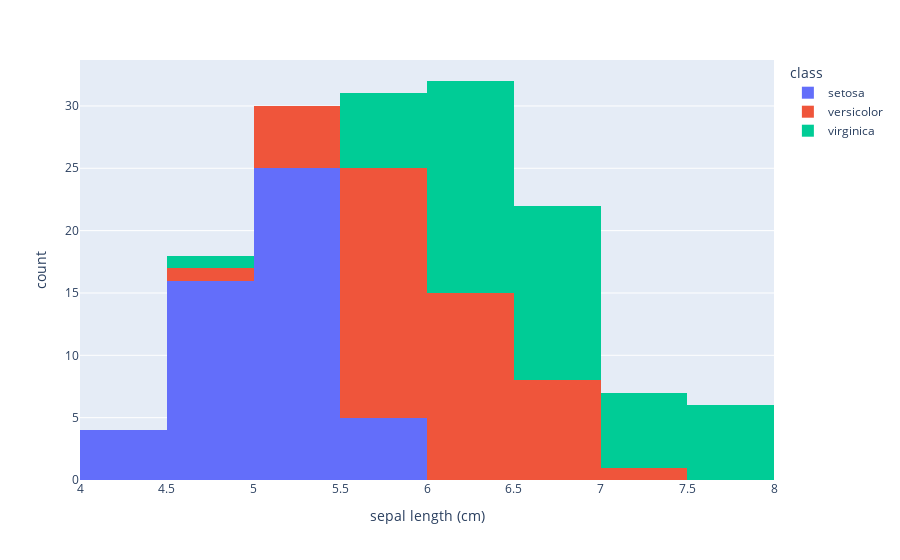

Here is the notebook cell this chart was saved with:
### Markdown cell above
### Посмотрим на `plotly.express`

### Code cell
px.histogram(data_frame=iris_df,x='sepal length (cm)',color='class')

### Figure 1 — Plotly figure (JSON) as saved in the notebook; plotly's stock layout.template omitted (floating-point values rounded to 4 significant figures)
{"data": [{"alignmentgroup": "True", "bingroup": "x", "hovertemplate": "class=setosa<br>sepal length (cm)=%{x}<br>count=%{y}<extra></extra>", "legendgroup": "setosa", "marker": {"color": "#636efa", "pattern": {"shape": ""}}, "name": "setosa", "offsetgroup": "setosa", "orientation": "v", "showlegend": true, "type": "histogram", "x": [5.1, 4.9, 4.7, 4.6, 5, 5.4, 4.6, 5, 4.4, 4.9, 5.4, 4.8, 4.8, 4.3, 5.8, 5.7, 5.4, 5.1, 5.7, 5.1, 5.4, 5.1, 4.6, 5.1, 4.8, 5, 5, 5.2, 5.2, 4.7, 4.8, 5.4, 5.2, 5.5, 4.9, 5, 5.5, 4.9, 4.4, 5.1, 5, 4.5, 4.4, 5, 5.1, 4.8, 5.1, 4.6, 5.3, 5], "xaxis": "x", "yaxis": "y"}, {"alignmentgroup": "True", "bingroup": "x", "hovertemplate": "class=versicolor<br>sepal length (cm)=%{x}<br>count=%{y}<extra></extra>", "legendgroup": "versicolor", "marker": {"color": "#EF553B", "pattern": {"shape": ""}}, "name": "versicolor", "offsetgroup": "versicolor", "orientation": "v", "showlegend": true, "type": "histogram", "x": [7, 6.4, 6.9, 5.5, 6.5, 5.7, 6.3, 4.9, 6.6, 5.2, 5, 5.9, 6, 6.1, 5.6, 6.7, 5.6, 5.8, 6.2, 5.6, 5.9, 6.1, 6.3, 6.1, 6.4, 6.6, 6.8, 6.7, 6, 5.7, 5.5, 5.5, 5.8, 6, 5.4, 6, 6.7, 6.3, 5.6, 5.5, 5.5, 6.1, 5.8, 5, 5.6, 5.7, 5.7, 6.2, 5.1, 5.7], "xaxis": "x", "yaxis": "y"}, {"alignmentgroup": "True", "bingroup": "x", "hovertemplate": "class=virginica<br>sepal length (cm)=%{x}<br>count=%{y}<extra></extra>", "legendgroup": "virginica", "marker": {"color": "#00cc96", "pattern": {"shape": ""}}, "name": "virginica", "offsetgroup": "virginica", "orientation": "v", "showlegend": true, "type": "histogram", "x": [6.3, 5.8, 7.1, 6.3, 6.5, 7.6, 4.9, 7.3, 6.7, 7.2, 6.5, 6.4, 6.8, 5.7, 5.8, 6.4, 6.5, 7.7, 7.7, 6, 6.9, 5.6, 7.7, 6.3, 6.7, 7.2, 6.2, 6.1, 6.4, 7.2, 7.4, 7.9, 6.4, 6.3, 6.1, 7.7, 6.3, 6.4, 6, 6.9, 6.7, 6.9, 5.8, 6.8, 6.7, 6.7, 6.3, 6.5, 6.2, 5.9], "xaxis": "x", "yaxis": "y"}], "layout": {"barmode": "relative", "legend": {"title": {"text": "class"}, "tracegroupgap": 0}, "margin": {"t": 60}, "xaxis": {"anchor": "y", "domain": [0, 1], "title": {"text": "sepal length (cm)"}}, "yaxis": {"anchor": "x", "domain": [0, 1], "title": {"text": "count"}}}}
